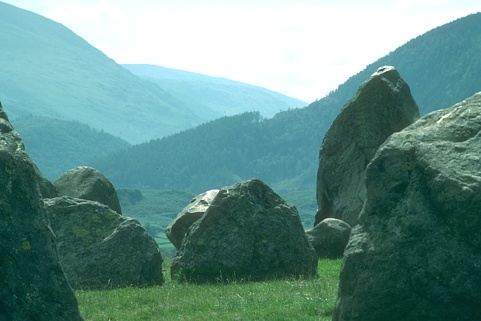
%> input picture images/241004.jpg, 481 x 321 px
$ octave --eval "result = getEdges(imread('../../images/241004.jpg'));"   (GNU Octave 9; MATLAB toolbox functions it lacks are replaced by stand-ins)
%> lines starting %> are read from the running program, lines starting %| are printed output that depends on the picture
% % % % % % % % % % % % % % % % % % % % % % % % % % % % % % % % % % %
%
% Author: Christos Bampis
% This code implements various methods described in:
%
% 1. C. G. Bampis, P. Maragos and A. C. Bovik, "Graph-Driven Diffusion
% and Random Walk Schemes for Image Segmentation," in IEEE Transactions
% on Image Processing, vol. 26, no. 1, pp. 35-50, Jan. 2017
%
% 2. C. Bampis and P. Maragos, "Unifying the random walker algorithm and
% the SIR model for graph clustering and image segmentation", in Proc.
% IEEE Int'l Conf. Image Processing (ICIP), Sept. 2015.
%
% If you use this code, please consider citing these two works.
%
% v2: Dec. 2016
% For any questions/comments: cbampis@gmail.com or bampis@utexas.edu
%
% % % % % % % % % % % % % % % % % % % % % % % % % % % % % % % % % % %

function [edges, PixelRegionList2ind, PixelRegionList1ind, ...
    points, new_erasezeroList...
    , SpecialzeroList, BIG, intens, f, nodes] = getEdges(I)

% % % % % % % % % % % % % % % % % % % % % % % % % % % % % % % % % % %
% This function creates the graph
% % % % % % % % % % % % % % % % % % % % % % % % % % % % % % % % % % %

tic

%%%% generate grayscale image
if size(I, 3) > 1
    Igray = rgb2gray(I);
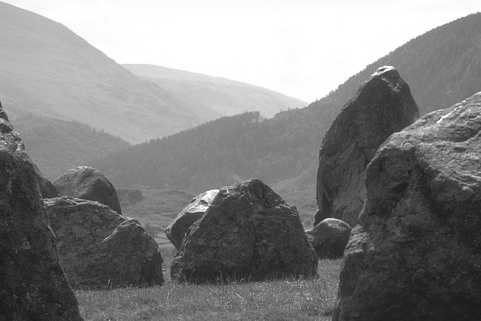
%> Igray: size 321x481 uint8; min 24, max 255, mean 130.4
    gr1=I(:,:,1);
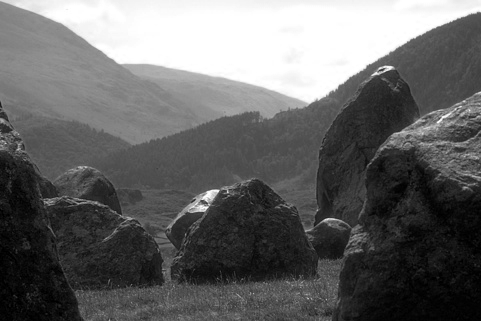
%> gr1: size 321x481 uint8; min 0, max 255, mean 101.6
    gr2=I(:,:,2);
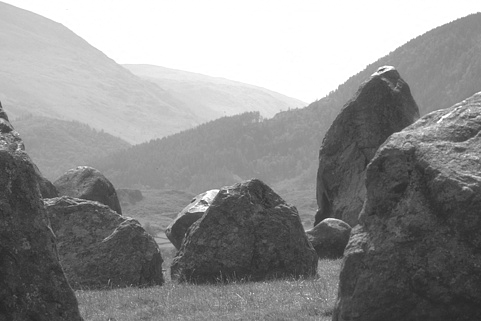
%> gr2: size 321x481 uint8; min 36, max 255, mean 143.6
    gr3=I(:,:,3);
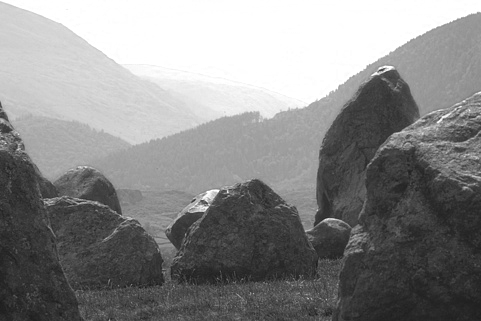
%> gr3: size 321x481 uint8; min 26, max 255, mean 137.8
else
    Igray = I;
end;

%%%% apply gradient to the grayscale iamge and then watershed transform
f = double(watershed(imgradient(Igray)));
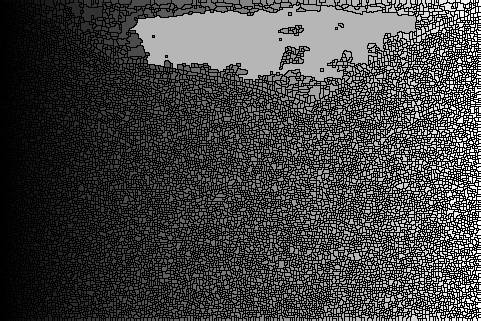
%> f: size 321x481 double; min 0, max 12965, mean 3488.4; drawn with min black and max white

a = histc(f(:), unique(f));
[~, newindexes] = sort(f(:));
newList = mat2cell(newindexes, a', 1);
%> newList = 12966 items

NL = newList(2:end);
%> NL = 12965 items

%%%% generate image features (color or grayscale values averaged on R_i)
if size(I, 3) > 1

    intens1 = cell2mat(cellfun(@(x) mean(gr1(x)), ...
        NL,'UniformOutput', false));
    intens2 = cell2mat(cellfun(@(x) mean(gr2(x)), ...
        NL,'UniformOutput', false));
    intens3 = cell2mat(cellfun(@(x) mean(gr3(x)), ...
        NL,'UniformOutput', false));

    intens = [intens1 intens2 intens3];

else

    intens = cell2mat(cellfun(@(x) mean(Igray(x)), ...
        NL,'UniformOutput', false));

end;

%%%% number of nodes
nodes = size(intens, 1);
%> nodes = 12965

[k, l] = cellfun(@(x) ind2sub(size(f), x),...
    newList, 'UniformOutput', false);
%> k = 12966 items; l = 12966 items

snew = mat2cell(cell2mat([l k]), a', 2);
%> snew = 12966 items

points = cell2mat(cellfun(@(x) mean(x), ...
    [l k], 'UniformOutput', false));
points(1, :)= [];

erasezeroList = newList(1);
%> erasezeroList = 1 item
grammes = size(f, 1);
%> grammes = 321
erasezeroList = erasezeroList{:};
[erasezeroListgr, erasezeroListst] = ind2sub(size(f), erasezeroList);

t1 = and(erasezeroListgr > 1, ...
    erasezeroListgr < size(f, 1));
%> t1 = 76705 logical values, 76477 true
t2 = and(erasezeroListst > 1, ...
    erasezeroListst < size(f, 2));
%> t2 = 76705 logical values, 76508 true
new_erasezeroList = erasezeroList(and(t1, t2));

BIG = [new_erasezeroList - grammes - 1 new_erasezeroList - 1 ...
    new_erasezeroList + grammes-1 new_erasezeroList - grammes ...
    new_erasezeroList + grammes new_erasezeroList - grammes + 1 ...
    new_erasezeroList + 1 new_erasezeroList + grammes + 1];

edges = [f(BIG(:, 1)) f(BIG(:, 5)); ...
    f(BIG(:, 1)) f(BIG(:, 7)); ...
    f(BIG(:, 1)) f(BIG(:, 8)); ...
    f(BIG(:, 2)) f(BIG(:, 6)); ...
    f(BIG(:, 2)) f(BIG(:, 7)); ...
    f(BIG(:, 2)) f(BIG(:, 8)); ...
    f(BIG(:, 3)) f(BIG(:, 4)); ...
    f(BIG(:, 3)) f(BIG(:, 7)); ...
    f(BIG(:, 3)) f(BIG(:, 6)); ...
    f(BIG(:, 4)) f(BIG(:, 8)); ...
    f(BIG(:, 4)) f(BIG(:, 5)); ...
    f(BIG(:, 5)) f(BIG(:, 6))];

edges(edges(:, 1) == 0, :) = [];
edges(edges(:, 2) == 0, :) = [];
edges(edges(:, 1) == edges(:, 2), :) = [];
%> (the run ends here)

$ run again, on images/43074.jpg
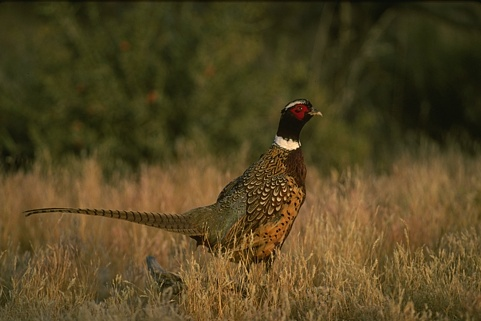
%> input picture images/43074.jpg, 481 x 321 px
%> in getEdges, `gr3=I(:,:,3);`:
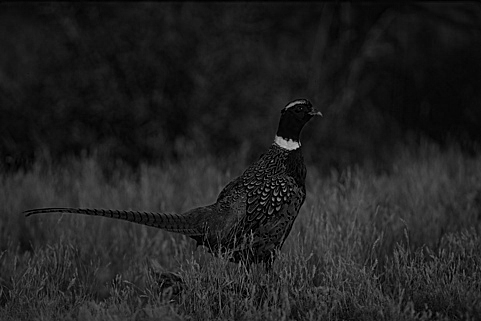
%> gr3: size 321x481 uint8; min 0, max 200, mean 33.3
%> in getEdges, `f = double(watershed(imgradient(Igray)));`:
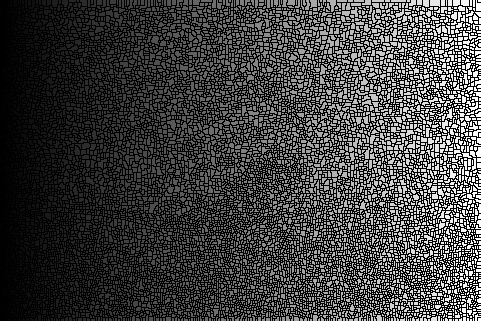
%> f: size 321x481 double; min 0, max 11536, mean 2875.4; drawn with min black and max white
%> newList = 11537 items
%> NL = 11536 items
%> nodes = 11536
%> k = 11537 items
%> erasezeroList = 1 item
%> t1 = 77090 logical values, 76834 true
%> t2 = 77090 logical values, 76934 true

$ run again, on images/8068.jpg
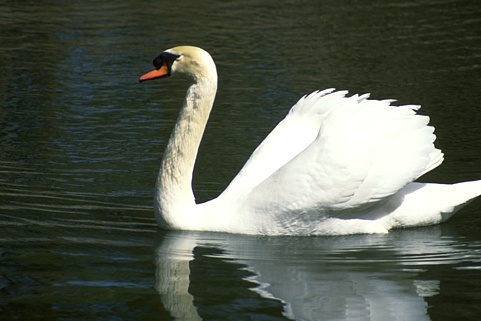
%> input picture images/8068.jpg, 481 x 321 px
%> in getEdges, `gr3=I(:,:,3);`:
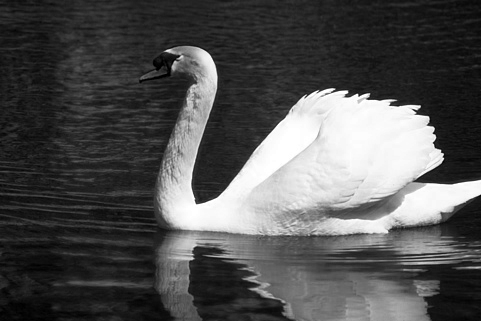
%> gr3: size 321x481 uint8; min 0, max 255, mean 81.5
%> in getEdges, `f = double(watershed(imgradient(Igray)));`:
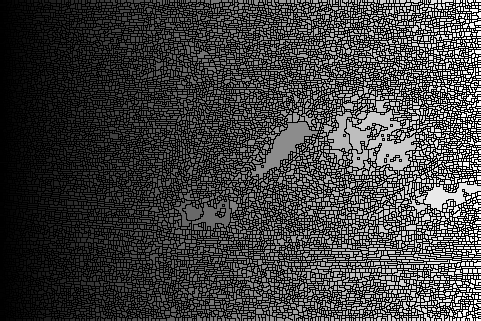
%> f: size 321x481 double; min 0, max 12194, mean 3150.8; drawn with min black and max white
%> newList = 12195 items
%> NL = 12194 items
%> nodes = 12194
%> k = 12195 items
%> erasezeroList = 1 item
%> t1 = 78192 logical values, 77944 true
%> t2 = 78192 logical values, 77989 true

$ run again, on images/bird.jpg
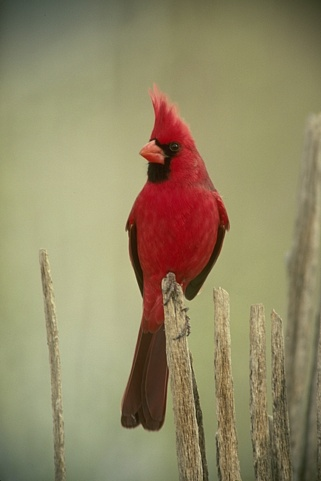
%> input picture images/bird.jpg, 321 x 481 px
%> in getEdges, `gr3=I(:,:,3);`:
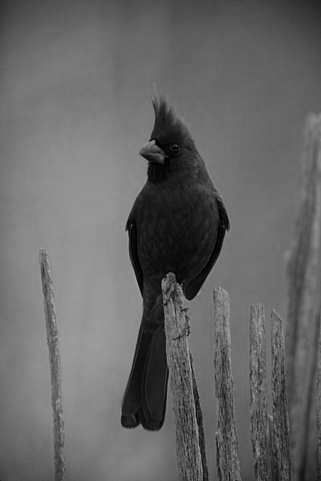
%> gr3: size 481x321 uint8; min 0, max 173, mean 102.2
%> in getEdges, `f = double(watershed(imgradient(Igray)));`:
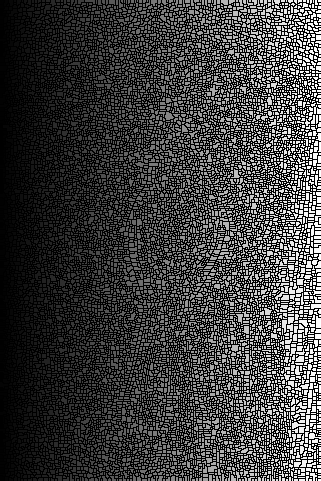
%> f: size 481x321 double; min 0, max 12662, mean 3074.3; drawn with min black and max white
%> newList = 12663 items
%> NL = 12662 items
%> nodes = 12662
%> k = 12663 items
%> erasezeroList = 1 item
%> t1 = 79944 logical values, 79774 true
%> t2 = 79944 logical values, 79700 true
